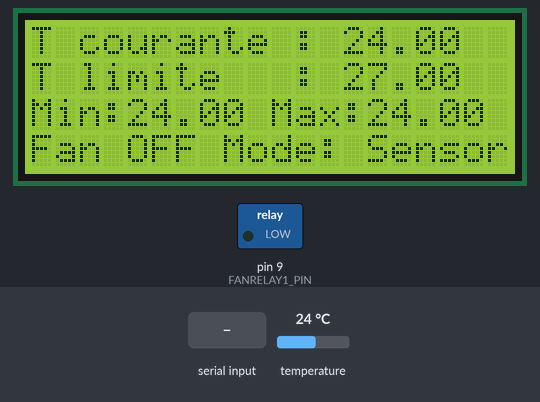
Bench run of a sketch on a simulated Arduino Uno, built with avr-gcc and run on an emulated ATmega328P. Shown: 20×4 character LCD, switched loads named in the sketch (green lamp = pin HIGH). The inputs (shaded band) are chosen by the test bench; at power-on: temperature 24 °C. What the sketch prints to the serial monitor is not drawn.

Above: at 1.5 s.
1.6 s: temperature set to 26.3 °C
At 3.0 s:
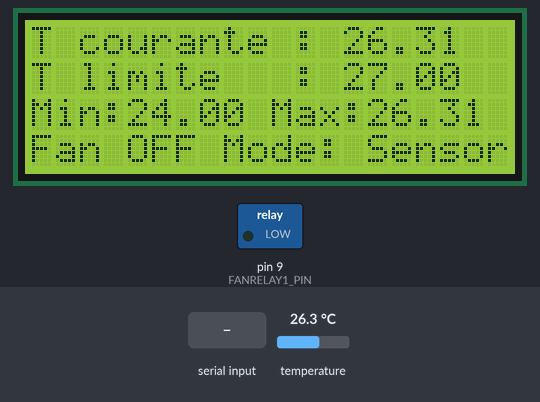
3.6 s: temperature set to 27.6 °C
At 4.9 s:
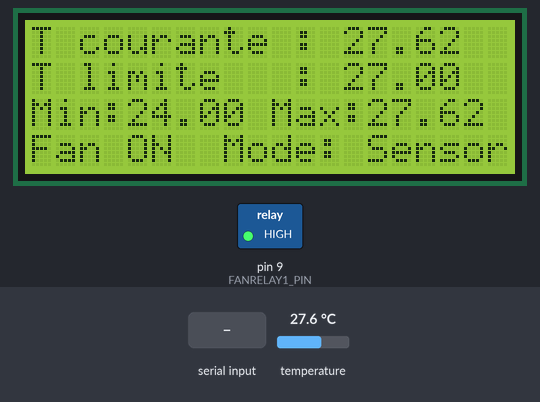
5.6 s: "1" received over the second serial link
At 8.2 s:
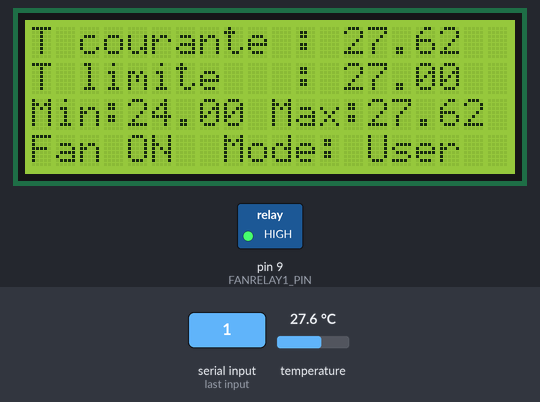
8.5 s: "0" received over the second serial link
At 11.1 s:
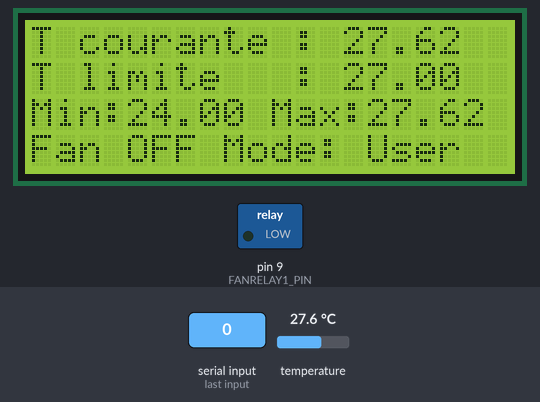
11.5 s: temperature set to 12 °C
At 12.2 s:
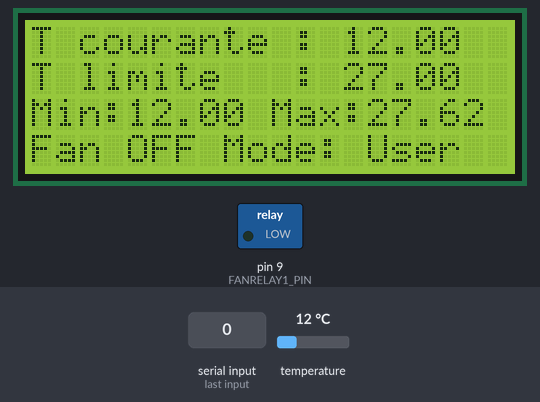
Timing chart, 0 to 14.3 s (numbered marks = the images above; inputs shaded):
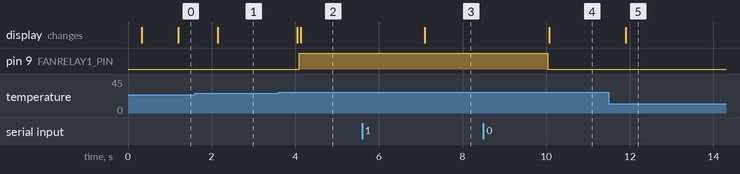

Measured:
- the behaviour switches between 27 and 27.1 °C on temperature (found by bisection; images 1 and 2)
- after the input at 1.6 s, the display: changes after 0.55 s (image 1)
- after the input at 3.6 s, pin 9 (FANRELAY1_PIN): LOW → HIGH after 0.49 s; the display: first changes after 0.45 s (image 2 shows a later state)
- after the input at 5.6 s, the display: changes after 1.5 s (image 3)
- after the input at 8.5 s, pin 9 (FANRELAY1_PIN): HIGH → LOW after 1.5 s; the display: changes after 1.6 s (image 4)
- after the input at 11.5 s, the display: changes after 0.40 s (image 5)

The sketch:

arduino_v0.91.ino
```cpp
//
// Based on:
// - http://automacile.fr/ds18b20-capteur-de-temperature-one-wire-arduino/
// - http://www.pjrc.com/teensy/td_libs_OneWire.html
// - http://playground.arduino.cc/Learning/OneWire
// - https://datasheets.maximintegrated.com/en/ds/DS18B20.pdf
//
// - http://www.pcbheaven.com/wikipages/How_PC_Fans_Work/
//
// - https://arduino-info.wikispaces.com/LCD-Blue-I2C
// - https://bitbucket.org/fmalpartida/new-liquidcrystal/wiki/Home
//
// - http://eskimon.fr/2498-arduino-annexes-g-utiliser-module-bluetooth-hc-05
// - http://knowledge.parcours-performance.com/arduino-bluetooth-hc-05-hc-06/
//
// - http://www.doctormonk.com/2012/01/arduino-timer-library.html
//
// - https://www.arduino.cc/en/Reference/HomePage
//

#include <Wire.h> // I2C protocol
#include <OneWire.h> // OneWire protocol
#include <LiquidCrystal_I2C.h>
#include <SoftwareSerial.h>
#include <Timer.h>

// ---------- Initialisation des variables ---------------------

// For 'interruption'
Timer t;

// DS18B20
const int DS18B20_1_PIN = 8;
const int DS18B20_ID = 0x28;

// temperature sensor address
int tempSensor1AddrAquired = 0;
byte tempSensor1Addr[8];

// Fan Relay
const int FANRELAY1_PIN = 9;
//const int FANRELAY2_PIN = 10;

const int OFF = 0;
const int ON  = 1;
volatile int fanModeOrder = OFF; // volatile car modifiable dans loop et lors d'une interruption

const int byTempSensor = 0;
const int byUser       = 1;
volatile int fanMode = byTempSensor; // volatile car modifiable dans loop et lors d'une interruption

// LCD device
const int LCD_ID = 0x3F;

// set the LCD address to 0x3F for a 20 chars 4 line display
// Set the pins on the I2C chip used for LCD connections:
//                    addr, en,rw,rs,d4,d5,d6,d7,bl,blpol
LiquidCrystal_I2C lcd(LCD_ID, 2, 1, 0, 4, 5, 6, 7, 3, POSITIVE);

// Voie 'série' par défaut (affichage console PC - debugging - Pins 0 et 1)
const int SERIAL_PORT_SPEED = 9600; // 9600 bauds

// Voie série pour module bluetooth
const int SERIAL_RX_PIN = 11;
const int SERIAL_TX_PIN = 12;
SoftwareSerial blueToothSerial(SERIAL_RX_PIN, SERIAL_TX_PIN);

// Temperature
const float temperatureLimit = 27; // en degré celsius
float temperature = -1;
float temperatureMin = -1;
float temperatureMax = -1;

void setup() {
  // Initialisation du port de communication avec le PC
  Serial.begin(SERIAL_PORT_SPEED);
  Serial.println("Initialisation du soft");

  blueToothSerial.begin(SERIAL_PORT_SPEED);
  blueToothSerial.println("Bluetooth On...Press:");
  blueToothSerial.println("- 0 to deactivate the fan");
  blueToothSerial.println("- 1 to activate the fan.");
  blueToothSerial.println("- 2 to let it driven through temperature sensor.");
  blueToothSerial.println("- 3 to data temperature detailed information.");

  pinMode(FANRELAY1_PIN, OUTPUT);
  //pinMode(FANRELAY2_PIN, OUTPUT);

  lcd_setup();

  t.every(500, onBluetoothCmdReceived); // every 500ms, check bluetooth serial...
}

void loop() {
  OneWire ds(DS18B20_1_PIN); // on pin DS18B20_1_PIN

  if(!tempSensor1AddrAquired)
    tempSensor1AddrAquired = getTemperatureSensorAddress(ds);

  if(tempSensor1AddrAquired) {
    temperature = getTemperature(ds, tempSensor1Addr); // On lance la fonction d'acquisition de T°
    if (temperature != -1) {

      if(temperatureMin == -1)
        temperatureMin = temperature;
      else if(temperature < temperatureMin)
        temperatureMin = temperature;

      if(temperatureMax == -1)
        temperatureMax = temperature;
      else if(temperature > temperatureMax)
        temperatureMax = temperature;

      lcd_display_temp(temperature, temperatureMin, temperatureMax);

      // Console: T courante, limite, min et max
      Serial.print("T courante = ");
      Serial.println(temperature);
      Serial.print("T limite = ");
      Serial.println(temperatureLimit);
      Serial.print("T min = ");
      Serial.println(temperatureMin);
      Serial.print("T max = ");
      Serial.println(temperatureMax);

      if(fanMode == byTempSensor) {
        if (temperature > temperatureLimit)
          fanModeOrder = ON;
        else
          fanModeOrder = OFF;
      }
    }

    // Finally: drive the Fan(s)
    driveFan(fanModeOrder);
    lcd_display_fanMode(fanModeOrder);

    t.update();

    Serial.println("------------------------------");
  }
}

void onBluetoothCmdReceived() {
  bool cmdHandled = false;

  if(blueToothSerial.available()) {
    int rxdata = blueToothSerial.read();
    if(rxdata == '1') {
      fanMode = byUser;
      fanModeOrder = ON;
      blueToothSerial.println("FAN mode forced to ON.");
      cmdHandled = true;
    } else if (rxdata == '0') {
      fanMode = byUser;
      fanModeOrder = OFF;
      blueToothSerial.println("FAN mode forced to OFF.");
      cmdHandled = true;
    } else if (rxdata == '2') {
      fanMode = byTempSensor;
      blueToothSerial.println("FAN mode driven by temperature sensor.");
      cmdHandled = true;
    } else if (rxdata == '3') {
      blueToothSerial.println("Temperature detailed information sent.");
      cmdHandled = true;
    }

    if(cmdHandled)
      sendTempThroughBluetooth();
  }
}

void sendTempThroughBluetooth() {
  // Send temperature values & fan status
  blueToothSerial.print("{ \"temp\":\"");
  blueToothSerial.print(temperature);
  blueToothSerial.print("\", \"tempLimit\":\"");
  blueToothSerial.print(temperatureLimit);
  blueToothSerial.print("\", \"tempMin\":\"");
  blueToothSerial.print(temperatureMin);
  blueToothSerial.print("\", \"tempMax\":\"");
  blueToothSerial.print(temperatureMax);
  blueToothSerial.print("\", \"fanStatus\":\"");
  if(fanModeOrder == ON)
    blueToothSerial.print("ON");
  else
    blueToothSerial.print("OFF");
  blueToothSerial.print("\", \"fanMode\":\"");
  if(fanMode == byTempSensor)
    blueToothSerial.print("Sensor");
  else
    blueToothSerial.print("User");
  blueToothSerial.println("\"}");
}


/* --------------- Acquisition de la température ----------------------------------- */

int getTemperatureSensorAddress(OneWire &ids) {
  if ( !ids.search(tempSensor1Addr)) {
    Serial.println("No more addresses.\n");
    ids.reset_search();

    delay(250);
    return 0;
  }

  // Cette fonction sert à surveiller si la transmission s'est bien passée
  if (OneWire::crc8(tempSensor1Addr, 7) != tempSensor1Addr[7]) {
    Serial.println("getTemperatureDS18b20 : <!> CRC is not valid! <!>");
    return 0;
  }

  Serial.print("temperature sensor address = ");
  for ( int i = 0; i < 8; i++) {
    Serial.print(tempSensor1Addr[i], HEX);
    Serial.print(" ");
  }
  Serial.println("");

  // On vérifie que l'élément trouvé est bien un DS18B20
  if (tempSensor1Addr[0] != DS18B20_ID) {
    Serial.println("L'équipement trouvé n'est pas un DS18B20");
    return 0;
  }

  return 1;
}

float getTemperature(OneWire &ids, byte* iSensorAddr) {
  byte i;
  byte data[12];
  float temp = 0.0;

  // Demander au capteur de mémoriser la température et lui laisser 850ms pour le faire (voir datasheet)
  ids.reset();
  ids.select(iSensorAddr);
  ids.write(0x44);

  delay(850);

  // Demander au capteur de nous envoyer la température mémorisé
  ids.reset();
  ids.select(iSensorAddr);
  ids.write(0xBE);

  // Le MOT reçu du capteur fait 8 octets, on les charge donc un par un dans le tableau data[]
  for ( i = 0; i < 9; i++) {
    data[i] = ids.read();
  }

  return computeTemperature(data[1], data[0]);
}

float computeTemperature(byte msb, byte lsb) {
  int buffer = msb << 8 | lsb;
  Serial.print("buffer = ");
  Serial.println(buffer);

  int negativeSign = (0xF8 & msb) != 0;
  Serial.print("negativeSign = ");
  Serial.println(negativeSign);

  if (negativeSign) {
    float temp = ((buffer ^ 0xffff) + 1) * -0.0625;
    Serial.print("temperature = ");
    Serial.println(temp);
    return temp;
  }
  else {
    float temp = (buffer & 0xFFF) * 0.0625; // 12 bits resolution
    Serial.print("temperature = ");
    Serial.println(temp);
    return temp;
  }
}

/* --------------- LCD --------------- */

/**
 * LCD - setup
 */
void lcd_setup() {
  lcd.begin(20,4); // initialize the lcd for 20 chars 4 lines
  lcd.backlight(); // finish with backlight on
  lcd.clear();

  // NOTE: Cursor Position: CHAR, LINE) start at 0
  lcd.setCursor(0,0); //Start at character 0 on line 0
  lcd.print("T courante :");

  lcd.setCursor(0,1); //Start at character 0 on line 1
  lcd.print("T limite   :");
  lcd.setCursor(13,1); //Start at character 13 on line 1
  lcd.print(temperatureLimit);

  lcd.setCursor(0,2); //Start at character 0 on line 2
  lcd.print("Min:      Max:");

  lcd.setCursor(0,3); //Start at character 0 on line 3
  lcd.print("Fan OFF");

  lcd.setCursor(8,3); //Start at character 4 on line 3
  lcd.print("Mode: Sensor");
}

/**
 * LCD - display temperature
 */
void lcd_display_temp(float temp, float tempMin, float tempMax) {
  lcd.setCursor(4,2); //Start at character 4 on line 2
  lcd.print(tempMin);

  lcd.setCursor(14,2); //Start at character 14 on line 2
  lcd.print(tempMax);

  lcd.setCursor(13,0); //Start at character 13 on line 0
  lcd.print(temp);
}

void lcd_display_fanMode(int fanModeOrder) {
  lcd.setCursor(4,3); //Start at character 4 on line 3

  if(fanModeOrder == ON)
    lcd.print("ON ");
  else
    lcd.print("OFF");

  lcd.setCursor(14,3); //Start at character 4 on line 3
  if(fanMode == byTempSensor)
    lcd.print("Sensor");
  else
    lcd.print("User  ");
}

/* --------------- Fan Drive --------------- */
void driveFan(int fanModeOrder) {
  if(fanModeOrder == ON) {
    digitalWrite(FANRELAY1_PIN, HIGH);
//    digitalWrite(FANRELAY2_PIN, HIGH);
  } else {
    digitalWrite(FANRELAY1_PIN, LOW);
//    digitalWrite(FANRELAY2_PIN, LOW);
  }
}

/* --------------- Miscellanious I2C Bus - Unsed --------------- */

/**
 * Scan the I2C bus to find connected devices addresses.
 */
/*
void scanI2C() {
  byte count = 0;

  Serial.println("------------------------------");
  Serial.println("I2C Scanning...");

  Wire.begin();
  for (byte i = 8; i < 120; i++)
  {
    Wire.beginTransmission (i);
    if (Wire.endTransmission () == 0)
      {
      Serial.print ("Found address: ");
      Serial.print (i, DEC);
      Serial.print (" (0x");
      Serial.print (i, HEX);
      Serial.println (")");
      count++;
      delay (1);  // maybe unneeded?
      } // end of good response
  } // end of for loop

  Serial.println ("...Done.");
  Serial.print ("Found ");
  Serial.print (count, DEC);
  Serial.println (" device(s).");

  Serial.println("------------------------------");
}
*/
```
